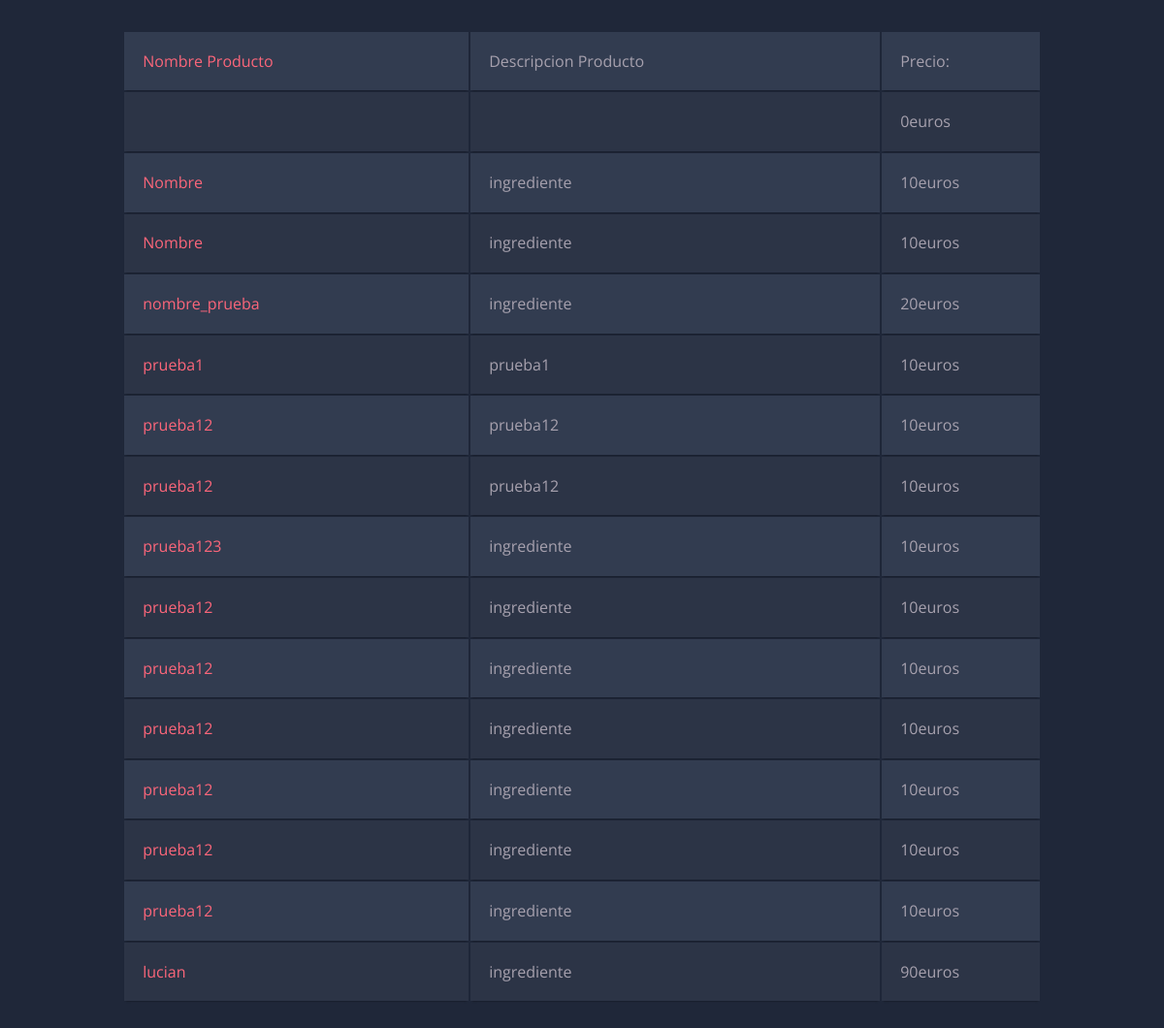
Screenshot of /LaPizza.Servidor/Ver_Productos/ver_productos.php with the database file from the repository.
### tables this page shows
CREATE TABLE IF NOT EXISTS `productos` (
  `Nombre_producto` varchar(100) NOT NULL,
  `Descripcion_Producto` varchar(10000) NOT NULL,
  `Precio_Producto` int(2) NOT NULL
);

### LaPizza.Servidor/Ver_Productos/ver_productos.php (the view, shortened to what this page needs)
<?php
$conexion = mysqli_connect('localhost', 'root', 'usbw', 'test');
?>
<!DOCTYPE html>
<html>
<head>
</head>
<body>
    <br>
    <table class="container">
        <tr>
            <td>Nombre Producto</td>
            <td>Descripcion Producto</td>
            <td>Precio: </td>
        </tr>
        <?php
        $sql = "SELECT * from productos";
        $result = mysqli_query($conexion, $sql);
        while($mostrar=mysqli_fetch_array($result)){
        ?>
        <tr>
            <td><?php echo $mostrar ['Nombre_producto'] ?></td>
            <td><?php echo $mostrar ['Descripcion_Producto'] ?></td>
            <td><?php echo $mostrar ['Precio_Producto'],"euros" ?></td>
        </tr>
        <?php
        }
        ?>
    </table>
</body>
</html>

### LaPizza.Servidor/Ver_Productos/style.css (style rules this page uses)
body { font-family: 'Open Sans', sans-serif; font-weight: 300; line-height: 1.42em; color:#A7A1AE; background-color:#1F2739; }
.container td { font-weight: normal; font-size: 1em; -webkit-box-shadow: 0 2px 2px -2px #0E1119; -moz-box-shadow: 0 2px 2px -2px #0E1119; box-shadow: 0 2px 2px -2px #0E1119; }
.container { text-align: left; overflow: hidden; width: 80%; margin: 0 auto; display: table; padding: 0 0 8em 0; }
.container td, .container th { padding-bottom: 2%; padding-top: 2%; padding-left:2%; }
.container tr:nth-child(odd) { background-color: #323C50; }
.container tr:nth-child(even) { background-color: #2C3446; }
.container td:first-child { color: #FB667A; }

### rows the page displays
productos: Precio_Producto "0"
productos: Nombre_producto "Nombre", Descripcion_Producto "ingrediente", Precio_Producto "10"
productos: Nombre_producto "Nombre", Descripcion_Producto "ingrediente", Precio_Producto "10"
productos: Nombre_producto "nombre_prueba", Descripcion_Producto "ingrediente", Precio_Producto "20"
productos: Nombre_producto "prueba1", Descripcion_Producto "prueba1", Precio_Producto "10"
productos: Nombre_producto "prueba12", Descripcion_Producto "prueba12", Precio_Producto "10"
productos: Nombre_producto "prueba12", Descripcion_Producto "prueba12", Precio_Producto "10"
productos: Nombre_producto "prueba123", Descripcion_Producto "ingrediente", Precio_Producto "10"
productos: Nombre_producto "prueba12", Descripcion_Producto "ingrediente", Precio_Producto "10"
productos: Nombre_producto "prueba12", Descripcion_Producto "ingrediente", Precio_Producto "10"
productos: Nombre_producto "prueba12", Descripcion_Producto "ingrediente", Precio_Producto "10"
productos: Nombre_producto "prueba12", Descripcion_Producto "ingrediente", Precio_Producto "10"
productos: Nombre_producto "prueba12", Descripcion_Producto "ingrediente", Precio_Producto "10"
productos: Nombre_producto "prueba12", Descripcion_Producto "ingrediente", Precio_Producto "10"
productos: Nombre_producto "lucian", Descripcion_Producto "ingrediente", Precio_Producto "90"
